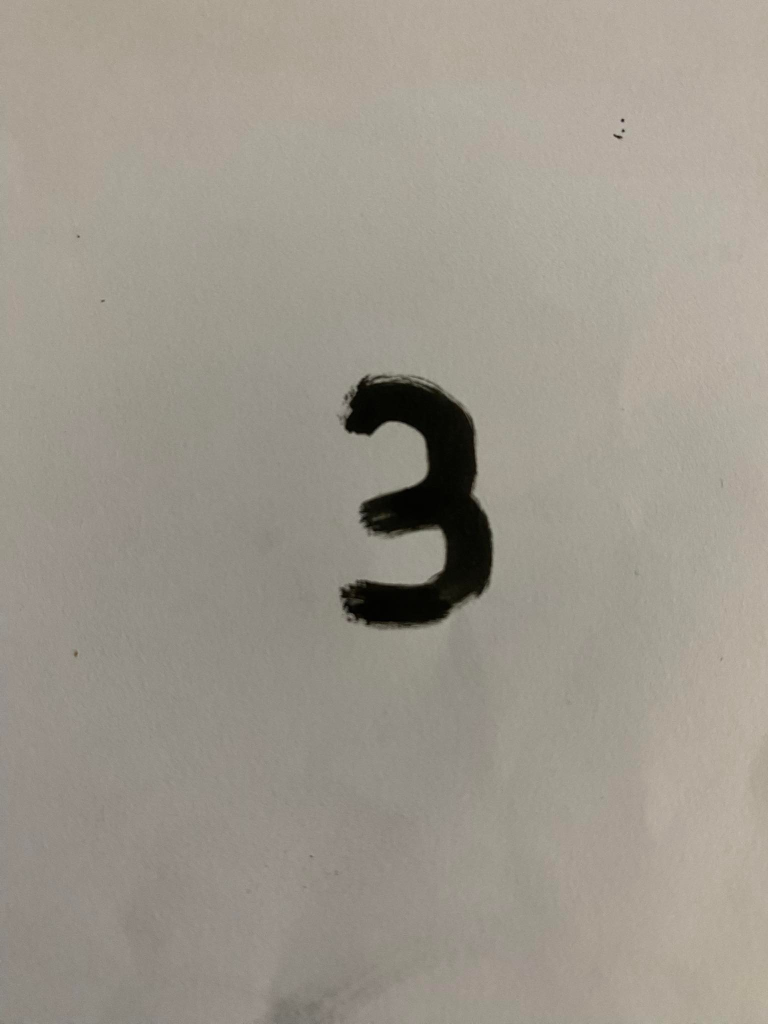
#> input picture 3.jpg, 1536 x 2048 px (shown at 1/2 size)
$ jupyter execute Real_data.ipynb   (older library calls are emulated)
#> lines starting #> are read from the running program, lines starting #| are printed output that depends on the picture
[cell 1]
class NeuralNetMLP(object):
    # [15 lines left out: functions __init__, _onehot, not called in this run]

    def _sigmoid(self, z):
        return 1./(1. + np.exp(-np.clip(z, -250, 250)))

    def _forward(self, X):
        z_h = np.dot(X, self.w_h) + self.b_h
        a_h = self._sigmoid(z_h)
        z_out = np.dot(a_h, self.w_out) + self.b_out
        a_out = self._sigmoid(z_out)
        return z_h, a_h, z_out, a_out

    # [5 lines left out: function _cost, not called in this run]

    def predict(self, X):
        z_h, a_h, z_out, a_out = self._forward(X)
        y_pred = np.argmax(z_out, axis = 1)
        return y_pred

    # [66 lines left out: function fit, not called in this run]

[cell 2]
import joblib
import matplotlib.pyplot as plt
import cv2
model = joblib.load('Recognition.pkl')
#> (reads Recognition.pkl from the repository)

[cell 3]
file = r'3.jpg'
test_image = cv2.imread(file, cv2.IMREAD_GRAYSCALE)
#> test_image: shape (2048, 1536); min 0, max 190, mean 151.8
plt.imshow(test_image, cmap = 'gray')

[cell 4]
img_resize = cv2.resize(test_image, (28,28), interpolation = cv2.INTER_LINEAR)
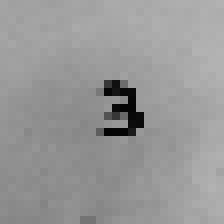
#> img_resize: shape (28, 28) (shown 8 times larger); min 4, max 179, mean 151.7
img_resize = cv2.bitwise_not(img_resize)
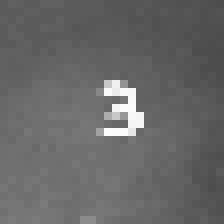
#> img_resize: shape (28, 28) (shown 8 times larger); min 76, max 251, mean 103.3
plt.imshow(img_resize, cmap = 'gray')

[cell 5]
import numpy as np
print(model.predict(img_resize.reshape(1,28*28)))
#> in predict, `y_pred = np.argmax(z_out, axis = 1)`: y_pred = [3]
#| [3]
